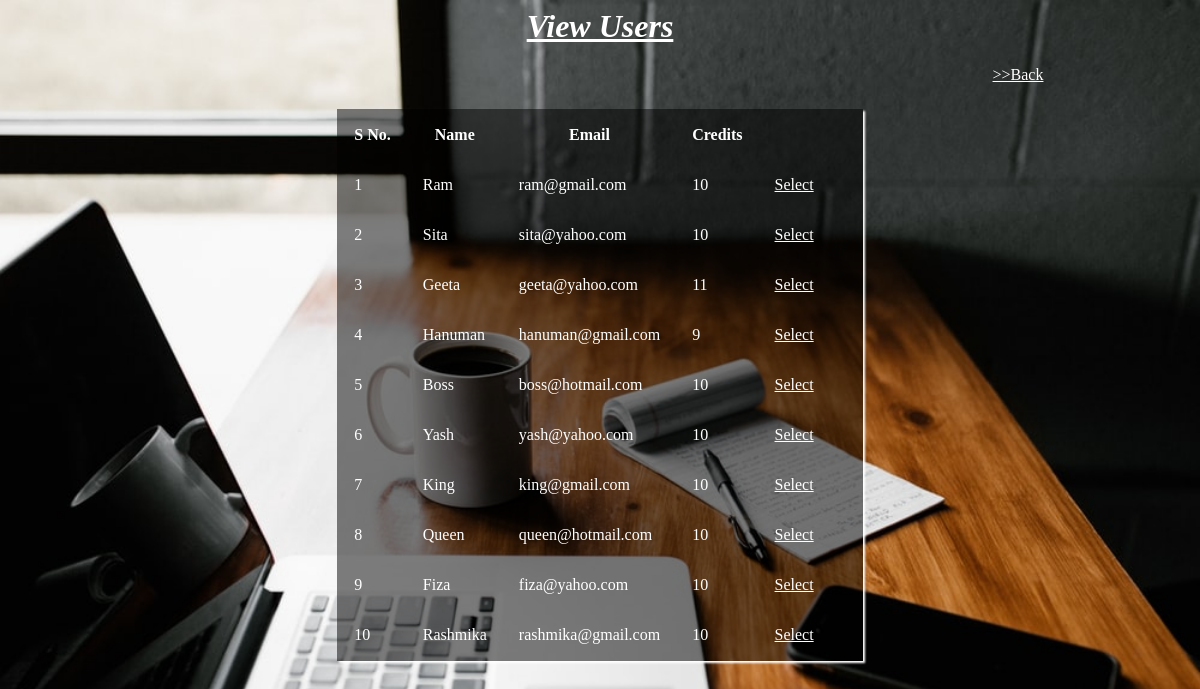
The page / on the database its author committed.
### tables this page shows
CREATE TABLE `users` (
  `name` varchar(20) DEFAULT NULL,
  `email` varchar(20) DEFAULT NULL,
  `credit` int(11) DEFAULT '10'
);

### index.php (the view, shortened to what this page needs)
<?php
    require_once('db_connect.php');
    $query = "select * from users";
    $result = mysqli_query($link,$query);
?>
<html>
	<head>
    </head>
    <body>
<center>
<h1>View Users</h1>
<a href="index.html"> >>Back</a>
<table cellpadding="15px">
<tr>
           <th>S No.</th>
    				<th>Name</th>
    				<th>Email</th>
    				<th>Credits</th>
</tr>
</center>
            <?php
                $i=1;
                while($row = mysqli_fetch_array($result)) {
                    echo "<tr>";
                    echo "<td>" . $i . "</td>";
                    echo "<td>" . $row["name"] . "</td>";
                    echo "<td>" . $row["email"] . "</td>";
                    echo "<td>" . $row["credit"] . "</td>";
                    echo "<td><a href=transfer.php?name=" . $row['name'] . ">Select</a><td>";
                    echo "</tr>";
                    ++$i;
                }
            ?>
    </body>
</html>

### index.php (style rules this page uses)
body { background-image:url('s24.jpg'); background-repeat:no-repeat; background-size:100%; }
table { background-color:rgba(0,0,0,0.5); color:white; margin-top:25px; box-shadow:2px 2px 2px white; }
h1 { color:white; font-style:italic; font-family:Times New Roman; text-decoration:underline; }
a { color:white; }

### rows shown on the page
users: name "Ram", email "ram@gmail.com", credit "10"
users: name "Sita", email "sita@yahoo.com", credit "10"
users: name "Geeta", email "geeta@yahoo.com", credit "11"
users: name "Hanuman", email "hanuman@gmail.com", credit "9"
users: name "Boss", email "boss@hotmail.com", credit "10"
users: name "Yash", email "yash@yahoo.com", credit "10"
users: name "King", email "king@gmail.com", credit "10"
users: name "Queen", email "queen@hotmail.com", credit "10"
users: name "Fiza", email "fiza@yahoo.com", credit "10"
users: name "Rashmika", email "rashmika@gmail.com", credit "10"
